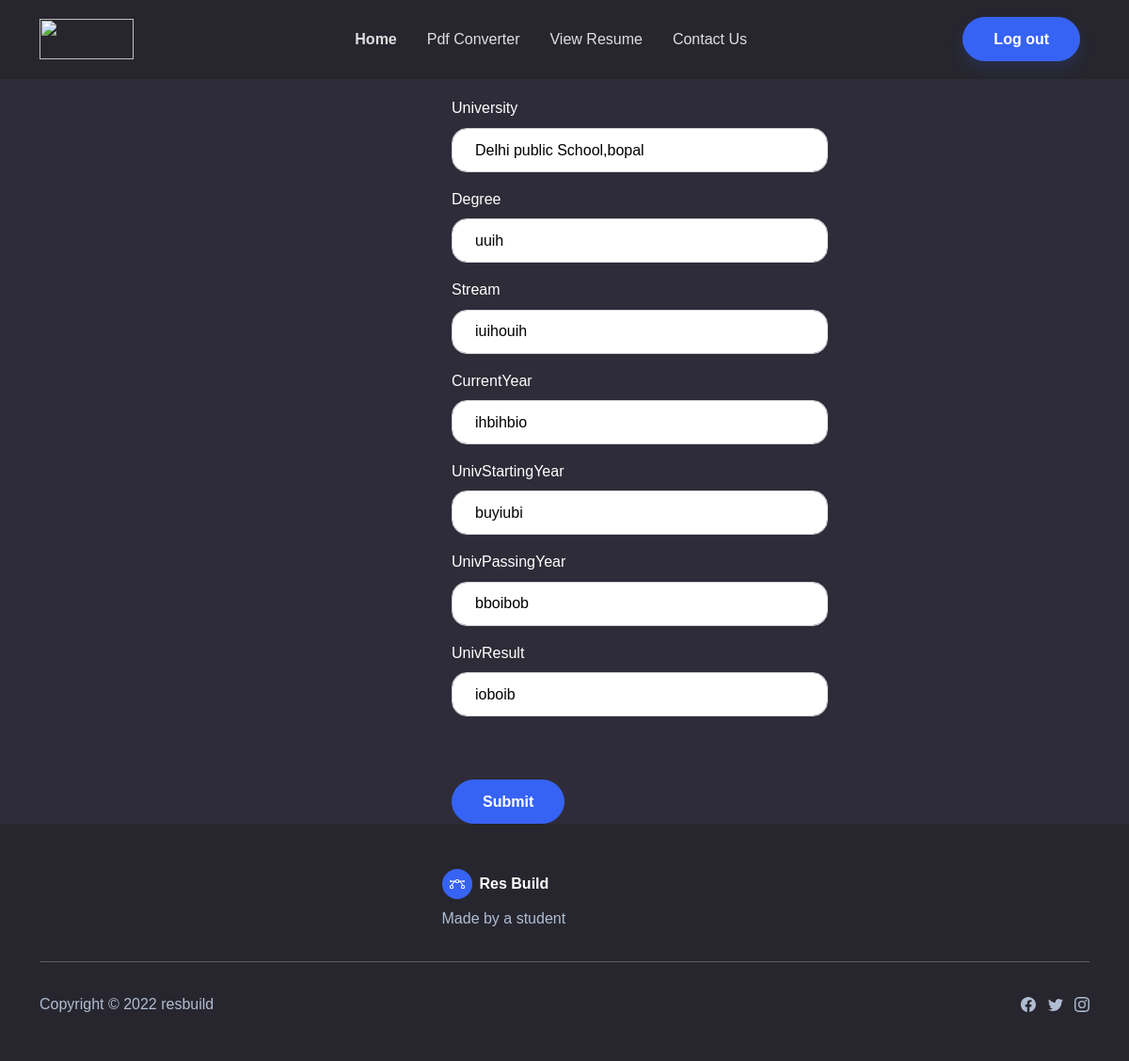
The app's page /update/EDU/1/ (signed in) with its own data.
### home/models.py (models this page shows, shortened)
class Education(models.Model):
    user_name = models.ForeignKey(User,on_delete=models.CASCADE,null=True,blank=True)
    university = models.CharField(max_length=100, blank=True)
    degree= models.CharField(max_length=50, blank=True)
    stream = models.CharField(max_length=100, blank=True)
    currentYear = models.CharField(max_length=50, blank=True)
    univStartingYear = models.CharField(max_length=20, blank=True)
    univPassingYear = models.CharField(max_length=20, blank=True)
    univResult = models.CharField(max_length=20, blank=True)
    class Meta:
        verbose_name_plural ="Education"

### home/views.py (the view)
# urls.py: path('update/EDU/<str:id>/', views.updateEDU,name="updateEDU"),
@login_required(login_url='login')
def updateEDU(request,id):
    data=Education.objects.get(id=id)
    updateform=EducationForm(request.POST or None,instance=data)
    if updateform.is_valid():
        updateform.save()
        return redirect('view')
    context={"form":updateform}
    return render(request,'updateEducation.html',context)

### home/forms.py
class EducationForm(forms.ModelForm):
    class Meta:
        model=Education
        fields=['university','degree','stream','currentYear','univStartingYear','univPassingYear','univResult']

### templates/updateEducation.html (shortened to what this page needs)
{% extends './common/base.html' %}
{% load static %}
{% load crispy_forms_tags %}
{% block content %}
<br>
<br>
<br>
<br>
<div style="margin-left: 40%;">
    <form action="" method="POST" style="max-width: 400px; " enctype="multipart/form-data">
        {{form|crispy}}
        <br>
        <br>
        <button type="submit" class="btn btn-primary">Submit</button>
    </form>
</div>
{% endblock %}

### static/css/style.css (style rules this page uses)
* { font-family: 'Montserrat', sans-serif; }

### records on screen
Education: university "Delhi public School,bopal", degree "uuih", stream "iuihouih", currentYear "ihbihbio", univStartingYear "buyiubi", univPassingYear "bboibob", univResult "ioboib"
